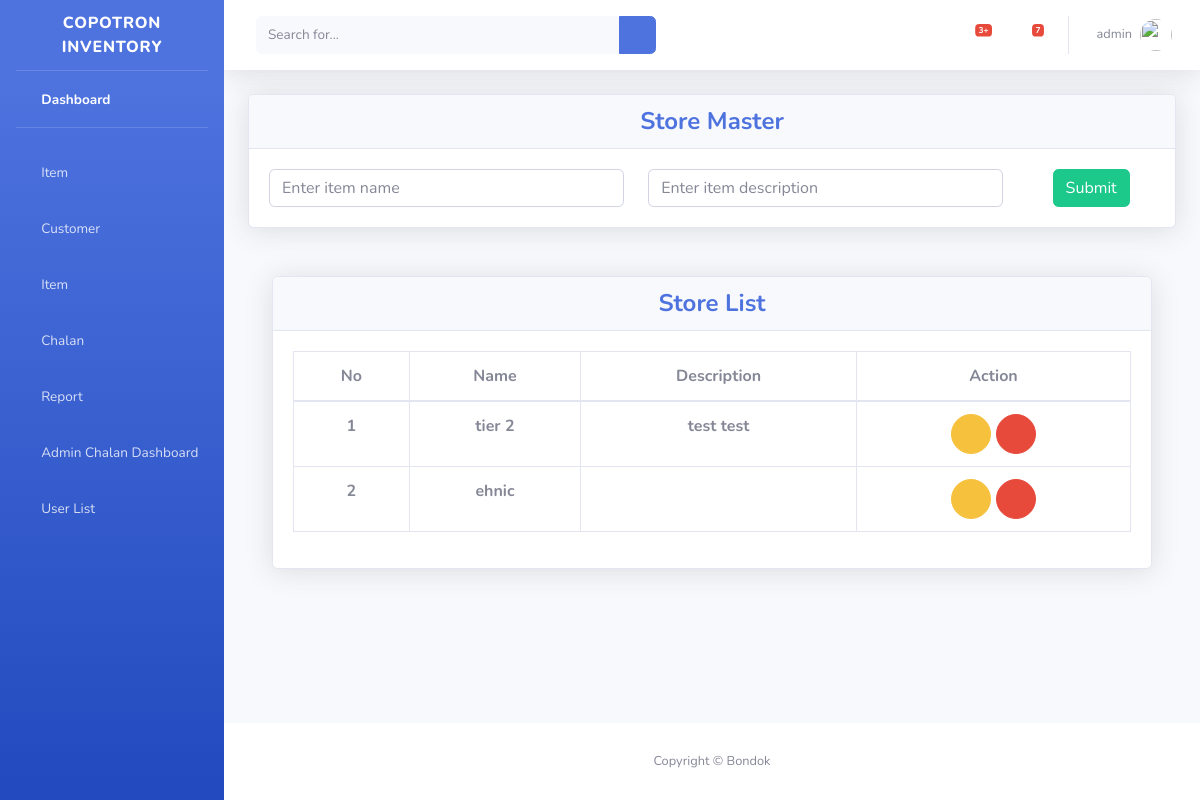
The page /store/ (signed in) on the database its author committed.
### store/models.py (models this page shows, shortened)
class Store(models.Model):
    name = models.CharField(max_length=100, null=True, blank=True)
    description = models.TextField(null=True, blank=True)
    class Meta:
        db_table = 'store'

### store/views.py (the view, shortened to what this page needs)
# urls.py: path("", views.StoreView.as_view(), name="store"),
class StoreView(View):
    form_class = StoreForm
    template_name = "store.html"
    def get(self, request):
        stores = Store.objects.all().order_by("-id")
        context = {"stores": stores}
        return render(request, self.template_name, context)

### store/templates/store.html (shortened to what this page needs)
{% extends 'base.html' %}
{% load static %}
{% block main %}
<div class="container-fluid">
    <div class="row">
        <div class="col-lg-12 col-md-12 mb-4">
        <div class="card shadow mb-4">
        <div class="card-header py-6" align="center">
            <h4 class="m-0 font-weight-bold text-primary" >Store Master</h4>
        </div>
        <div class="card-body" align="center">
            <form method="POST" id="add_store" action="{% url 'store' %}">
                <div class="row">
                    <div class="col-5">
                        <input type="text" name="name"  class="form-control" placeholder="Enter item name" required>
                    </div>
                    <div class="col-5">
                        <input type="text" name="description"  class="form-control" placeholder="Enter item description">
                    </div>
                    <div class="col-2">
                    <button class="btn btn-success">Submit</button>
                </div>
                </div>
            </form>
        </div>
        </div>
    </div>
</div>
<div class="container-fluid">
    <div class="row">
        <div class="col-lg-12 col-md-12 mb-4">
            <div class="card shadow mb-4">
                <div class="card-header py-6">
                    <h4 class="m-0 font-weight-bold text-center text-primary">Store List</h4>
                </div>
                <div class="card-body">
                <div class="table-responsive">
                <table class="table table-bordered text-center" id="dataTable" width="100%" cellspacing="0">
                    <thead>
                    <tr>
                        <th>No</th>
                        <th>Name</th>
                        <th>Description</th>
                        <th>Action</th>
                    </tr>
                    </thead>
                    <tbody>
                        {% for val in stores %}
                        <tr>
                            <th>{{ forloop.counter }}</th>
                            <th>{{ val.name }}</th>
                            <th>{{ val.description }}</th>
                            <th>
                                <a data-id="{{ val.id }}" data-target="#myModal"
                                    data-toggle="modal" class="edit_store_btn">
                                    <button class="btn btn-warning btn-circle">
                                        <i class="fas fa-exclamation-triangle"></i>
                                    </button>
                                </a>
                                <a data-id="{{ val.id }}"  class="delete_store_btn"  onclick="return confirm('are you sure to delete this?')">
                                    <button class="btn btn-danger btn-circle">
                                        <i class="fas fa-trash"></i>
                                    </button>
                                </a>
                            </th>
                        </tr>
                        {% endfor %}
                    </tbody>
                </table>
                </div>
            </div>
            </div>
        </div>
        </div>
    </div>
</div>
{% endblock %}

### templates/topbar.html (shortened to what this page needs)
{% load static %}
        <nav class="navbar navbar-expand navbar-light bg-white topbar mb-4 static-top shadow">
          <form class="d-none d-sm-inline-block form-inline mr-auto ml-md-3 my-2 my-md-0 mw-100 navbar-search">
            <div class="input-group">
              <input type="text" class="form-control bg-light border-0 small" placeholder="Search for..." aria-label="Search" aria-describedby="basic-addon2">
              <div class="input-group-append">
                <button class="btn btn-primary" type="button">
                  <i class="fas fa-search fa-sm"></i>
                </button>
              </div>
            </div>
          </form>
          <ul class="navbar-nav ml-auto">
            <li class="nav-item dropdown no-arrow mx-1">
              <a class="nav-link dropdown-toggle" href="#" id="alertsDropdown" role="button" data-toggle="dropdown" aria-haspopup="true" aria-expanded="false">
                <i class="fas fa-bell fa-fw"></i>
                <span class="badge badge-danger badge-counter">3+</span>
              </a>
            </li>
            <li class="nav-item dropdown no-arrow mx-1">
              <a class="nav-link dropdown-toggle" href="#" id="messagesDropdown" role="button" data-toggle="dropdown" aria-haspopup="true" aria-expanded="false">
                <i class="fas fa-envelope fa-fw"></i>
                <span class="badge badge-danger badge-counter">7</span>
              </a>
            </li>
            <li class="nav-item dropdown no-arrow">
              <a class="nav-link dropdown-toggle" href="#" id="userDropdown" role="button" data-toggle="dropdown" aria-haspopup="true" aria-expanded="false">
                <span class="mr-2 d-none d-lg-inline text-gray-600 small">{{request.user.username}}</span>
                <img class="img-profile rounded-circle" src="{% static 'img/user.jpg' %}">
              </a>
            </li>
          </ul>
        </nav>

### rows shown on the page
Store: name "tier 2", description "test test"
Store: name "ehnic"

### other values the page prints
{{ request.user.username }} "admin"
